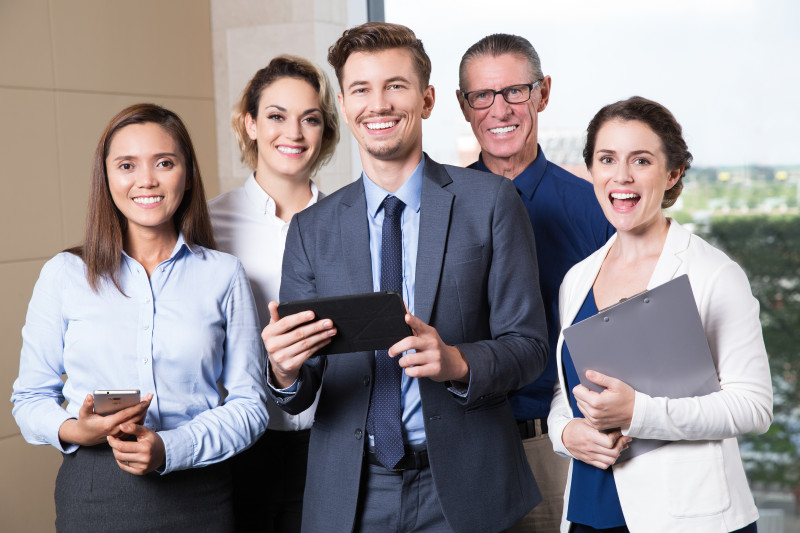
#> input picture EXAMPLE2/media/person5.jpg, 800 x 533 px, found by its file name
$ python detectFace5.py
#> lines starting #> are read from the running program, lines starting #| are printed output that depends on the picture; after the words box and inside, x2 and y2 are one past the last pixel; in counts of white or black regions, pixels touching at a corner belong together
import cv2
casc_path = cv2.data.haarcascades + "haarcascade_frontalface_default.xml"
faceCascade = cv2.CascadeClassifier(casc_path)
image = cv2.imread("media\\person5.jpg")
#> image is the input picture: shape (533, 800, 3); mean B, G, R 145.5, 142.3, 149
faces = faceCascade.detectMultiScale(image, scaleFactor=1.1, minNeighbors=5, minSize=(30,30), flags = cv2.CASCADE_SCALE_IMAGE)
#> faces = [[580, 123, 91, 91], [247, 84, 86, 86], [332, 50, 95, 95], [100, 128, 90, 90], [454, 57, 94, 94]]
imgheight=image.shape[0] #圖片高度
#> imgheight = 533
imgwidth=image.shape[1]  #圖片寬度
#> imgwidth = 800
cv2.rectangle(image, (10,imgheight-20), (110,imgheight), (0,0,0), -1) #左下角黑色矩形
cv2.putText(image,"Find " + str(len(faces)) + " face!", (10,imgheight-5), cv2.FONT_HERSHEY_SIMPLEX, 0.5, (255,255,255), 2)
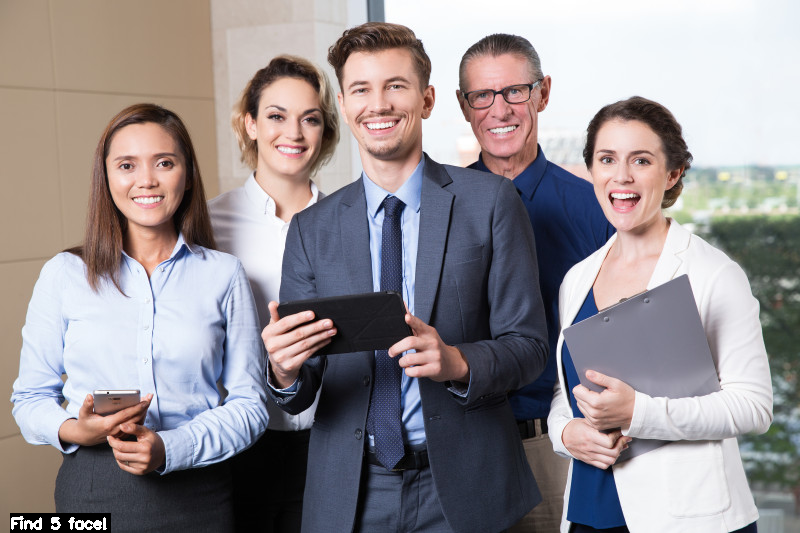
#> image: shape (533, 800, 3); mean B, G, R 145.4, 142.3, 148.9
for (x,y,w,h) in faces:
    cv2.rectangle(image,(x,y),(x+w, y+h),(128,255,0),2)
#> this loop made 5 passes
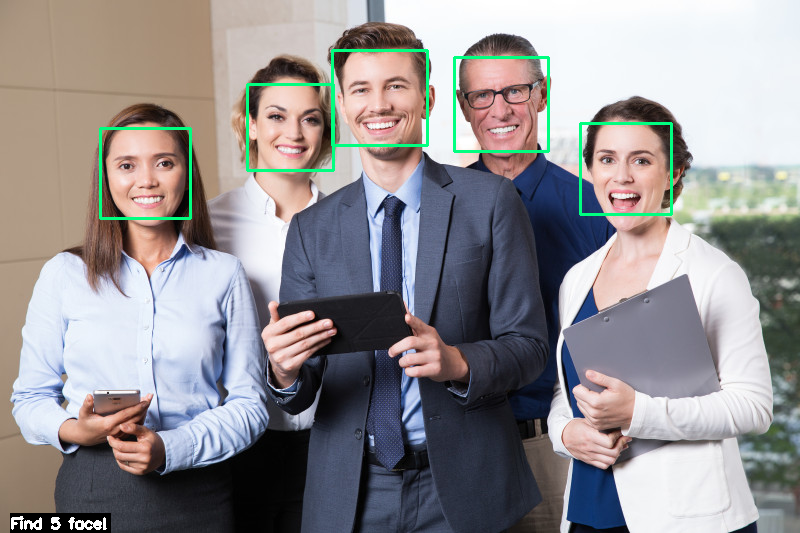
#> image: shape (533, 800, 3); 1.25% of pixels changed, all inside (x1, y1, x2, y2) = (99, 49, 673, 220)
cv2.namedWindow("facedetect")
cv2.imshow("facedetect", image)
cv2.waitKey(0)
cv2.destroyWindow("facedetect")

$ run again, with EXAMPLE2/media/person1.jpg copied over EXAMPLE2/media/person5.jpg
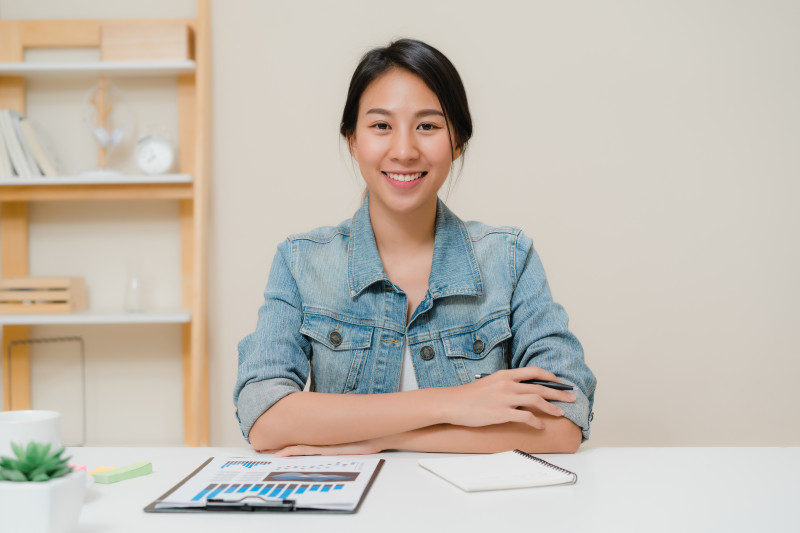
#> input picture EXAMPLE2/media/person1.jpg, 800 x 533 px, found by its file name
#> image is the input picture: shape (533, 800, 3); mean B, G, R 178.9, 189, 196.3
#> faces = [[341, 76, 125, 125]]
#> `cv2.putText(image,"Find " + str(len(faces)) + " face!", (10,imgheight-..`:
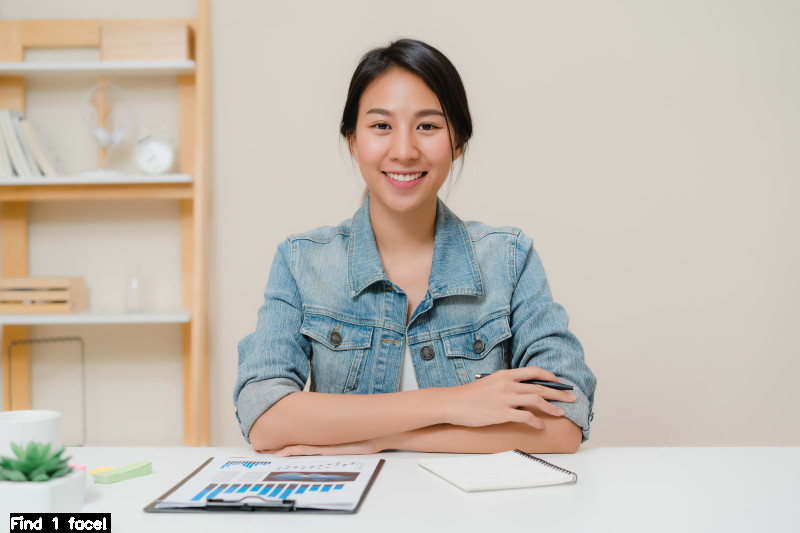
#> image: shape (533, 800, 3); mean B, G, R 178.2, 188.3, 195.6
#> the loop `for (x,y,w,h) in faces:` made 1 pass
#> after the loop `for (x,y,w,h) in faces:`:
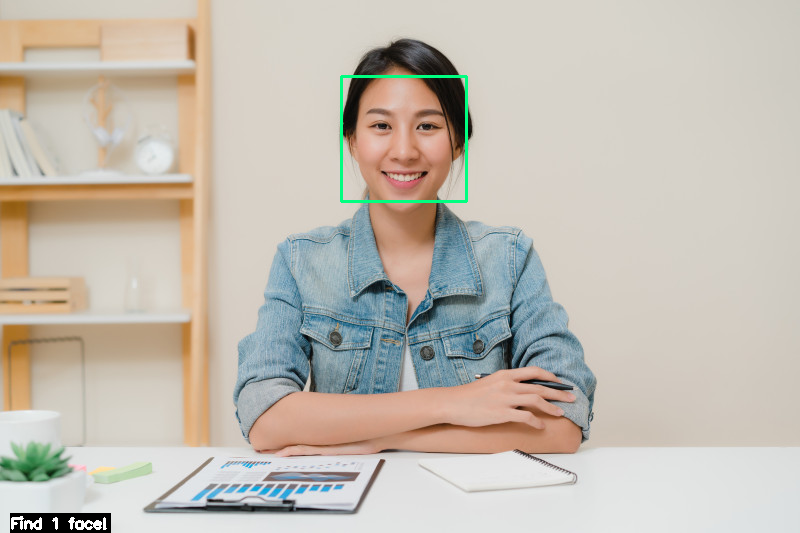
#> image: shape (533, 800, 3); 0.35% of pixels changed, all inside (x1, y1, x2, y2) = (340, 75, 468, 203)

$ run again, with EXAMPLE2/media/person3.jpg copied over EXAMPLE2/media/person5.jpg
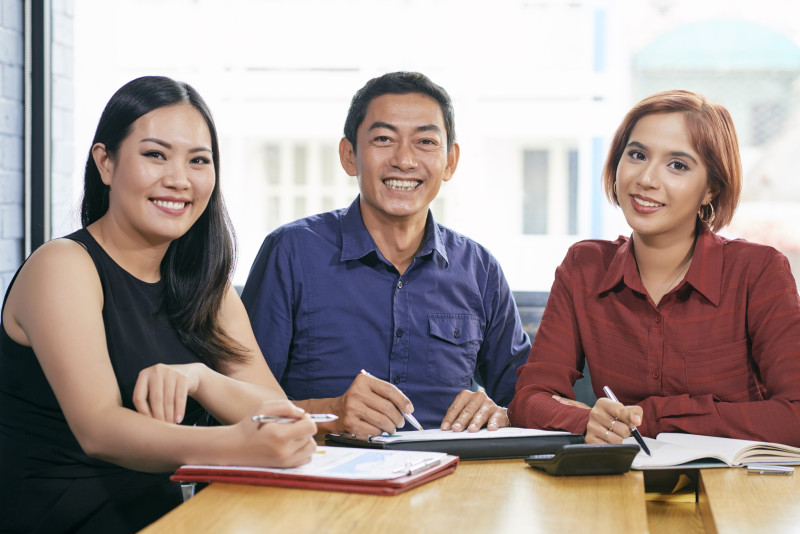
#> input picture EXAMPLE2/media/person3.jpg, 800 x 534 px, found by its file name
#> image is the input picture: shape (534, 800, 3); mean B, G, R 145.1, 148.6, 163
#> faces = [[602, 119, 108, 108], [349, 95, 110, 110], [111, 109, 121, 121]]
#> `cv2.putText(image,"Find " + str(len(faces)) + " face!", (10,imgheight-..`:
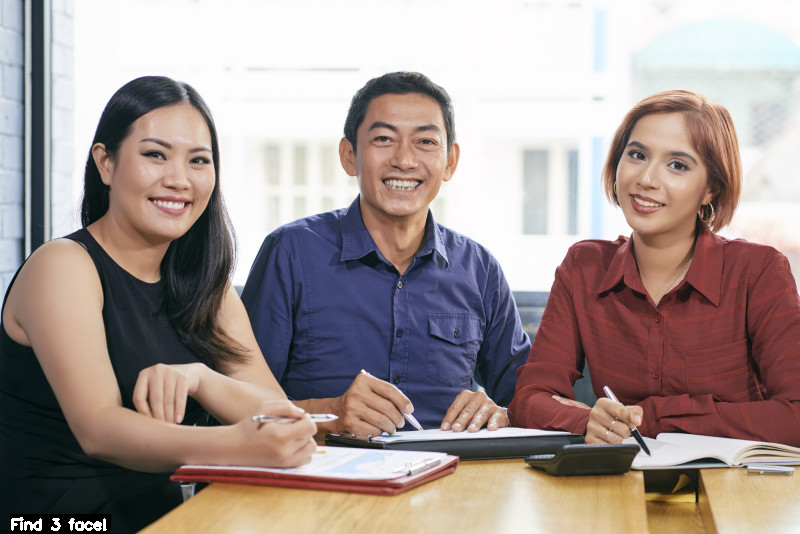
#> image: shape (534, 800, 3); mean B, G, R 145.3, 148.8, 163.3
#> the loop `for (x,y,w,h) in faces:` made 3 passes
#> after the loop `for (x,y,w,h) in faces:`:
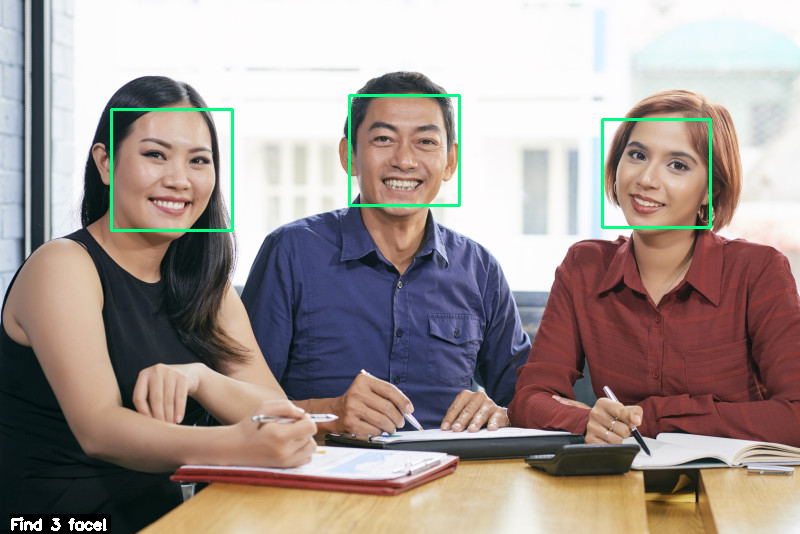
#> image: shape (534, 800, 3); 0.95% of pixels changed, all inside (x1, y1, x2, y2) = (110, 94, 712, 232)

$ run again, with EXAMPLE2/media/face.jpg copied over EXAMPLE2/media/person5.jpg
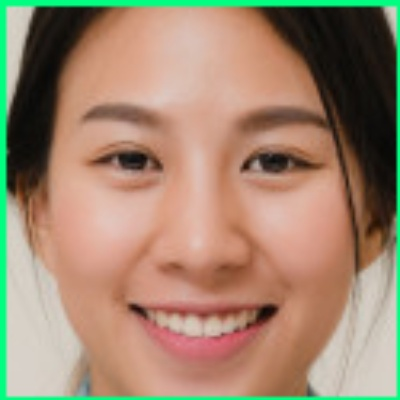
#> input picture EXAMPLE2/media/face.jpg, 400 x 400 px, found by its file name
#> image is the input picture: shape (400, 400, 3); mean B, G, R 111.4, 134.8, 159.4
#> faces = [[33, 34, 334, 334]]
#> `cv2.putText(image,"Find " + str(len(faces)) + " face!", (10,imgheight-..`:
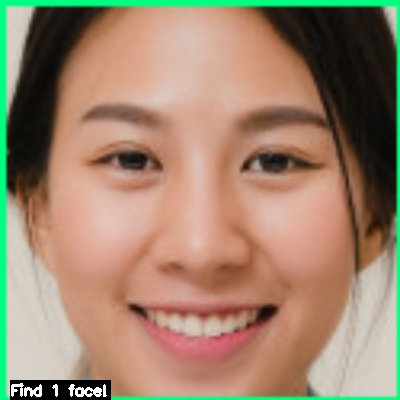
#> image: shape (400, 400, 3); mean B, G, R 110.3, 133.3, 158.2
#> the loop `for (x,y,w,h) in faces:` made 1 pass
#> after the loop `for (x,y,w,h) in faces:`:
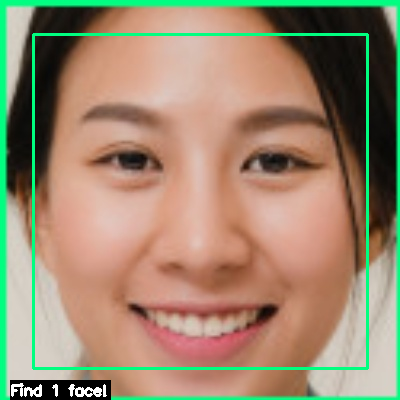
#> image: shape (400, 400, 3); 2.5% of pixels changed, all inside (x1, y1, x2, y2) = (32, 33, 369, 370)
